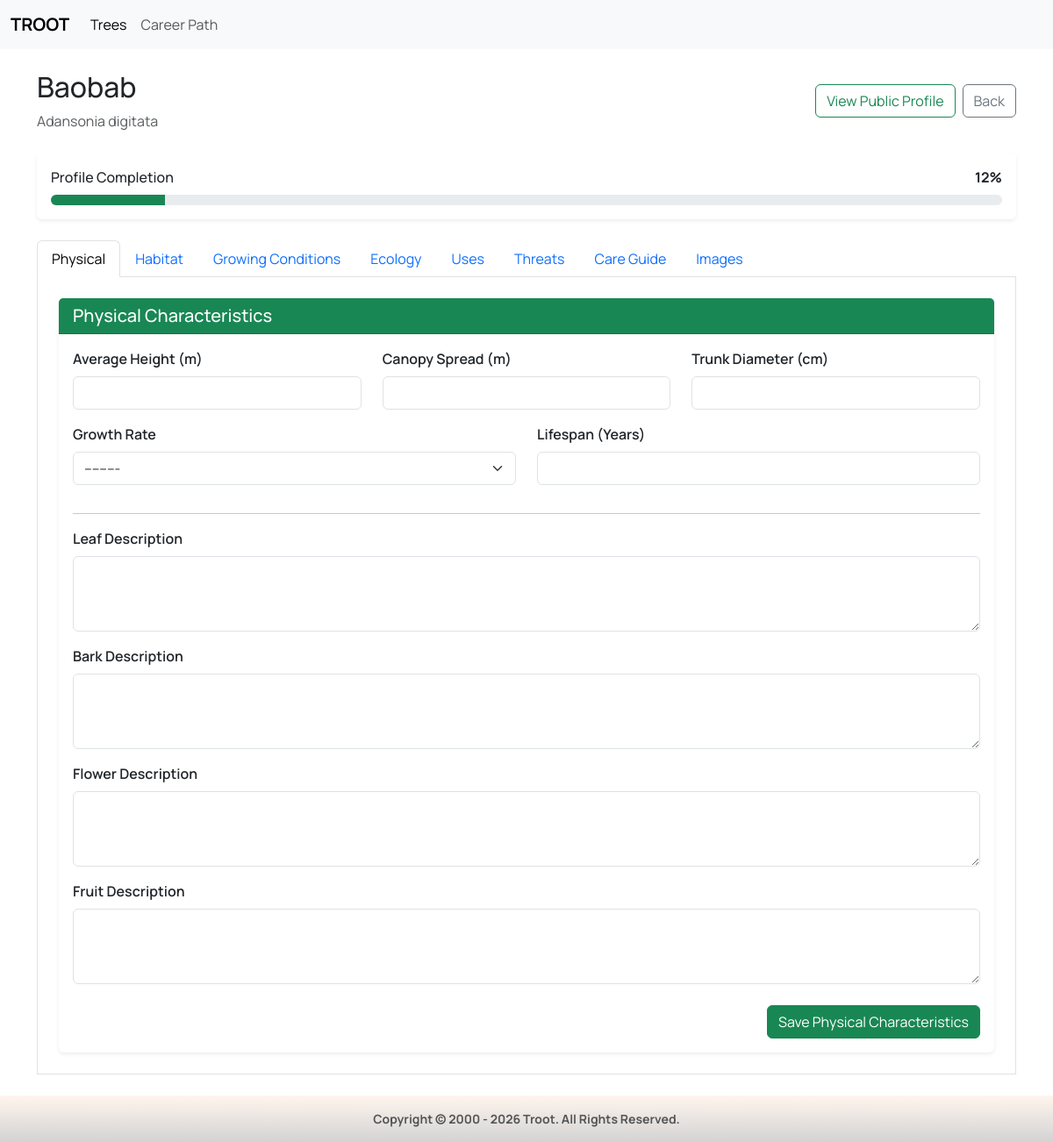
The app's page /preferences/tree/40/ with its own data.
### trees/models.py (models this page shows, shortened)
class Tree(models.Model):
    TREE_TYPES = [
        ("deciduous", "Deciduous"),
        ("evergreen", "Evergreen"),
        ("conifer", "Conifer"),
    ]
    CONSERVATION_STATUS = [
        ("LC", "Least Concern"),
        ("NT", "Near Threatened"),
        ("VU", "Vulnerable"),
        ("EN", "Endangered"),
        ("CR", "Critically Endangered"),
    ]
    common_name = models.CharField(max_length=200)
    scientific_name = models.CharField(max_length=255, unique=True)
    family = models.CharField(max_length=200)
    tree_type = models.CharField(
        max_length=50,
        choices=TREE_TYPES
    )
    native_region = models.CharField(max_length=255)
    conservation_status = models.CharField(
        max_length=2,
        choices=CONSERVATION_STATUS,
        default="LC"
    )
    created_at = models.DateTimeField(auto_now_add=True)
    updated_at = models.DateTimeField(auto_now=True)
    class Meta:
        ordering = ["common_name"]

class PhysicalCharacteristics(models.Model):
    GROWTH_RATES = [
        ("slow", "Slow"),
        ("moderate", "Moderate"),
        ("fast", "Fast"),
    ]
    tree = models.OneToOneField(
        Tree,
        on_delete=models.CASCADE,
        related_name="physical"
    )
    average_height_m = models.FloatField(null=True, blank=True)
    canopy_spread_m = models.FloatField(null=True, blank=True)
    trunk_diameter_cm = models.FloatField(null=True, blank=True)
    growth_rate = models.CharField(
        max_length=20,
        choices=GROWTH_RATES,
        blank=True
    )
    lifespan_years = models.PositiveIntegerField(
        null=True,
        blank=True
    )
    leaf_description = models.TextField(blank=True)
    bark_description = models.TextField(blank=True)
    flower_description = models.TextField(blank=True)
    fruit_description = models.TextField(blank=True)

### preferences/views.py (the view, shortened to what this page needs)
# urls.py: path("tree/<int:tree_id>/", views.tree_details, name="tree_details"),
def tree_details(request, tree_id):
    tree = get_object_or_404(Tree, pk=tree_id)
    tree = get_object_or_404(Tree.objects.select_related(
    ), pk=tree_id)
    physical, _ = PhysicalCharacteristics.objects.get_or_create(
        tree=tree
    )
    habitat, _ = Habitat.objects.get_or_create(
        tree=tree
    )
    conditions, _ = GrowingConditions.objects.get_or_create(
        tree=tree
    )
    ecology, _ = EcologicalImportance.objects.get_or_create(
        tree=tree
    )
    uses, _ = TreeUses.objects.get_or_create(
        tree=tree
    )
    care, _ = CareGuide.objects.get_or_create(
        tree=tree
    )
    completed = 0
    total = 8
    if physical.average_height_m:
        completed += 1
    if habitat.native_range:
        completed += 1
    if conditions.sunlight:
        completed += 1
    if ecology.ecosystem_role:
        completed += 1
    if uses.timber:
        completed += 1
    if care.planting_time:
        completed += 1
    if tree.threats.exists():
        completed += 1
    if tree.images.exists():
        completed += 1
    completion_percentage = int(
        (completed / total) * 100
    )
    physical_form = PhysicalCharacteristicsForm(
        instance=physical
    )
    habitat_form = HabitatForm(
        instance=habitat
    )
    conditions_form = GrowingConditionsForm(
        instance=conditions
    )
    ecology_form = EcologicalImportanceForm(
        instance=ecology
    )
    uses_form = TreeUsesForm(
        instance=uses
    )
    care_form = CareGuideForm(
        instance=care
    )
    threat_form = ThreatForm()
    threats = tree.threats.all()
    image_form = TreeImageForm()
    images = tree.images.all()
    context = {
        "tree": tree,
        "physical_form": physical_form,
        "habitat_form": habitat_form,
        "conditions_form": conditions_form,
        "ecology_form": ecology_form,
        "uses_form": uses_form,
        "care_form": care_form,
        "threat_form": threat_form,
        "threats": threats,
        "image_form": image_form,
        "images": images,
        "completion_percentage": completion_percentage,
    }
    return render(
        request,
        "preferences/tree_details.html",
        context
    )

### preferences/forms.py
class PhysicalCharacteristicsForm(forms.ModelForm):
    class Meta:
        model = PhysicalCharacteristics
        exclude = ["tree"]
        widgets = {
            "average_height_m": forms.NumberInput(attrs={"class": "form-control"}),
            "canopy_spread_m": forms.NumberInput(attrs={"class": "form-control"}),
            "trunk_diameter_cm": forms.NumberInput(attrs={"class": "form-control"}),
            "growth_rate": forms.Select(attrs={"class": "form-select"}),
            "lifespan_years": forms.NumberInput(attrs={"class": "form-control"}),
            "leaf_description": forms.Textarea(attrs={"class": "form-control", "rows": 3}),
            "bark_description": forms.Textarea(attrs={"class": "form-control", "rows": 3}),
            "flower_description": forms.Textarea(attrs={"class": "form-control", "rows": 3}),
            "fruit_description": forms.Textarea(attrs={"class": "form-control", "rows": 3}),
        }

class HabitatForm(forms.ModelForm):
    class Meta:
        model = Habitat
        exclude = ["tree"]
        widgets = {
            "native_range": forms.Textarea(attrs={"class": "form-control", "rows": 3}),
            "introduced_regions": forms.Textarea(attrs={"class": "form-control", "rows": 3}),
            "preferred_climate": forms.TextInput(attrs={"class": "form-control"}),
            "hardiness_zone": forms.TextInput(attrs={"class": "form-control"}),
            "elevation_min_m": forms.NumberInput(attrs={"class": "form-control"}),
            "elevation_max_m": forms.NumberInput(attrs={"class": "form-control"}),
        }

### preferences/templates/preferences/tree_details.html (shortened to what this page needs)
{% extends "base.html" %}
{% block content %}
<div class="container py-4">
    <div class="d-flex justify-content-between align-items-center mb-4">
        <div>
            <h2>{{ tree.common_name }}</h2>
            <p class="text-muted mb-0">{{ tree.scientific_name }}</p>
        </div>
        <div class="d-flex gap-2">
            <a href="{% url 'trees:tree_profile' tree.id %}" target="_blank" class="btn btn-outline-success">
                View Public Profile
            </a>
            <a href="{% url 'preferences' %}?section=trees" class="btn btn-outline-secondary">
                Back
            </a>
        </div>
    </div>
    <div class="card border-0 shadow-sm mb-4">
        <div class="card-body">
            <div class="d-flex justify-content-between align-items-center mb-2">
                <h6 class="mb-0">
                    Profile Completion
                </h6>
                <strong>
                    {{ completion_percentage }}%
                </strong>
            </div>
            <div class="progress" style="height:12px;">
                <div class="progress-bar bg-success" role="progressbar" style="width: {{ completion_percentage }}%;"> </div>
            </div>
        </div>
    </div>
    <ul class="nav nav-tabs" id="treeTabs">
        <li class="nav-item">
            <button class="nav-link active"
                    data-bs-toggle="tab"
                    data-bs-target="#physical">
                Physical
            </button>
        </li>
        <li class="nav-item">
            <button class="nav-link"
                    data-bs-toggle="tab"
                    data-bs-target="#habitat">
                Habitat
            </button>
        </li>
        <li class="nav-item">
            <button class="nav-link"
                    data-bs-toggle="tab"
                    data-bs-target="#conditions">
                Growing Conditions
            </button>
        </li>
        <li class="nav-item">
            <button class="nav-link"
                    data-bs-toggle="tab"
                    data-bs-target="#ecology">
                Ecology
            </button>
        </li>
        <li class="nav-item">
            <button class="nav-link"
                    data-bs-toggle="tab"
                    data-bs-target="#uses">
                Uses
            </button>
        </li>
        <li class="nav-item">
            <button class="nav-link"
                    data-bs-toggle="tab"
                    data-bs-target="#threats">
                Threats
            </button>
        </li>
        <li class="nav-item">
            <button class="nav-link"
                    data-bs-toggle="tab"
                    data-bs-target="#care">
                Care Guide
            </button>
        </li>
        <li class="nav-item">
            <button class="nav-link"
                    data-bs-toggle="tab"
                    data-bs-target="#images">
                Images
            </button>
        </li>
    </ul>
    <div class="tab-content border border-top-0 p-4 bg-white">
        <div class="tab-pane fade show active" id="physical">
            <div class="card border-0 shadow-sm">
                <div class="card-header bg-success text-white">
                    <h5 class="mb-0">
                        Physical Characteristics
                    </h5>
                </div>
                <div class="card-body">
                    <form method="POST">
                        <div class="row">
                            <div class="col-md-4 mb-3">
                                <label class="form-label fw-semibold">
                                    Average Height (m)
                                </label>
                                {{ physical_form.average_height_m }}
                            </div>
                            <div class="col-md-4 mb-3">
                                <label class="form-label fw-semibold">
                                    Canopy Spread (m)
                                </label>
                                {{ physical_form.canopy_spread_m }}
                            </div>
                            <div class="col-md-4 mb-3">
                                <label class="form-label fw-semibold">
                                    Trunk Diameter (cm)
                                </label>
                                {{ physical_form.trunk_diameter_cm }}
                            </div>
                            <div class="col-md-6 mb-3">
                                <label class="form-label fw-semibold">
                                    Growth Rate
                                </label>
                                {{ physical_form.growth_rate }}
                            </div>
                            <div class="col-md-6 mb-3">
                                <label class="form-label fw-semibold">
                                    Lifespan (Years)
                                </label>
                                {{ physical_form.lifespan_years }}
                            </div>
                        </div>
                        <hr>
                        <div class="mb-3">
                            <label class="form-label fw-semibold">
                                Leaf Description
                            </label>
                            {{ physical_form.leaf_description }}
                        </div>
                        <div class="mb-3">
                            <label class="form-label fw-semibold">
                                Bark Description
                            </label>
                            {{ physical_form.bark_description }}
                        </div>
                        <div class="mb-3">
                            <label class="form-label fw-semibold">
                                Flower Description
                            </label>
                            {{ physical_form.flower_description }}
                        </div>
                        <div class="mb-4">
                            <label class="form-label fw-semibold">
                                Fruit Description
                            </label>
                            {{ physical_form.fruit_description }}
                        </div>
                        <div class="text-end">
                            <button type="submit"
                                    class="btn btn-success">
                                Save Physical Characteristics
                            </button>
                        </div>
                    </form>
                </div>
            </div>
        </div>
    </div>
</div>
{% endblock %}

### static/css/styles.css (style rules this page uses)
body, h1, h2, h3, h4, h5, h6 { font-family: 'Manrope', sans-serif !important; }

### records on screen
Tree: common_name "Baobab", scientific_name "Adansonia digitata"
PhysicalCharacteristics: growth_rate "---------"

### other values on screen
{{ completion_percentage }} "12"
